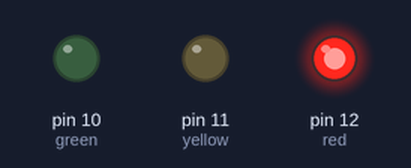
This sketch was run on a simulated Arduino Uno, built with avr-gcc and run on an emulated ATmega328P. Parts: output pins drawn as LEDs (lit = HIGH).

Above: at 2.5 s.
At 7.5 s:
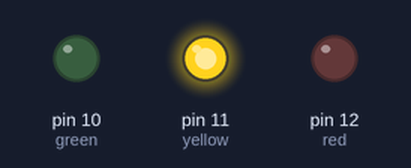
At 12.5 s:
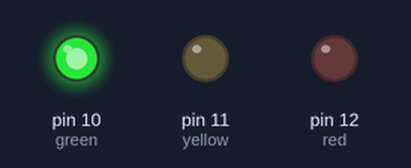
Timing chart, 0 to 19.5 s (numbered marks = the images above):
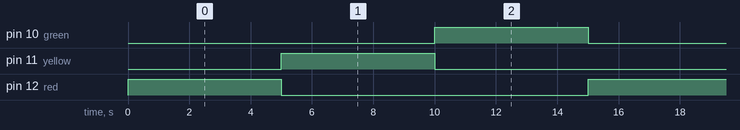

The sketch:

LED.ino
```cpp
const int red = 12;
const int yellow = 11;
const int green = 10;

void setup() {
  // put your setup code here, to run once:
  pinMode(red, OUTPUT);
  pinMode(yellow, OUTPUT);
  pinMode(green, OUTPUT);
}

void loop() {
  // put your main code here, to run repeatedly:
  digitalWrite(red, HIGH);
  delay(5000);
  digitalWrite(red, LOW);
  digitalWrite(yellow, HIGH);
  delay(5000);
  digitalWrite(yellow,LOW);
  digitalWrite(green,HIGH);
  delay(5000);
  digitalWrite(green,LOW);
}
```

Measured:
- by itself, pin 10 (green), pin 11 (yellow), pin 12 (red): alternates HIGH for 5.0 s and LOW for 10.0 s
- by itself, everything shown: repeats every 15.0 s, in 4 steps
